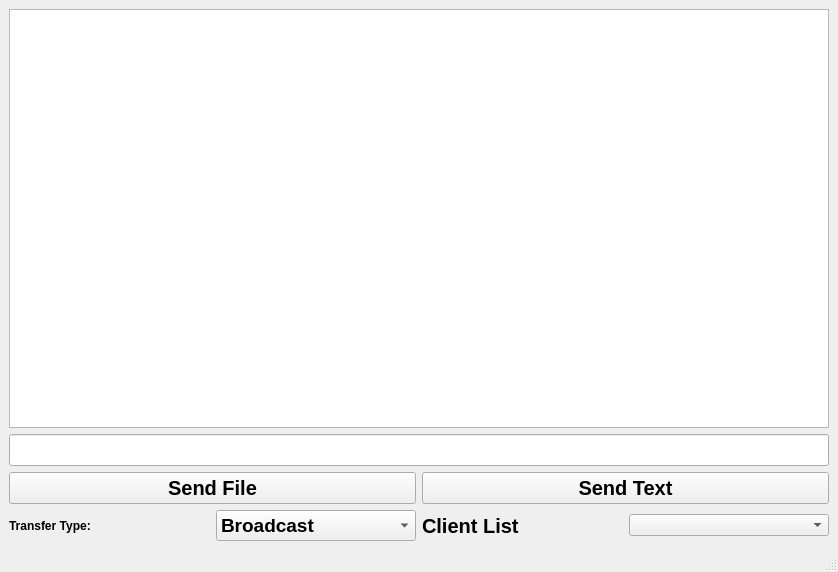
<?xml version="1.0" encoding="UTF-8"?>
<ui version="4.0">
 <class>MainWindow</class>
 <widget class="QMainWindow" name="MainWindow">
  <property name="geometry">
   <rect>
    <x>0</x>
    <y>0</y>
    <width>838</width>
    <height>572</height>
   </rect>
  </property>
  <property name="font">
   <font>
    <bold>true</bold>
   </font>
  </property>
  <property name="windowTitle">
   <string>MainWindow</string>
  </property>
  <widget class="QWidget" name="centralwidget">
   <layout class="QGridLayout" name="gridLayout_2">
    <item row="0" column="0">
     <widget class="QTextEdit" name="textEdit_Messages">
      <property name="font">
       <font>
        <pointsize>15</pointsize>
        <bold>true</bold>
       </font>
      </property>
     </widget>
    </item>
    <item row="1" column="0">
     <widget class="QLineEdit" name="lineEdit_Message">
      <property name="font">
       <font>
        <pointsize>15</pointsize>
        <bold>true</bold>
       </font>
      </property>
     </widget>
    </item>
    <item row="2" column="0">
     <layout class="QGridLayout" name="gridLayout">
      <item row="0" column="0">
       <widget class="QPushButton" name="pushButton_Send_File">
        <property name="font">
         <font>
          <pointsize>15</pointsize>
          <bold>true</bold>
         </font>
        </property>
        <property name="text">
         <string>Send File</string>
        </property>
       </widget>
      </item>
      <item row="0" column="1">
       <widget class="QPushButton" name="pushButton_Send_Text">
        <property name="font">
         <font>
          <pointsize>15</pointsize>
          <bold>true</bold>
         </font>
        </property>
        <property name="text">
         <string>Send Text</string>
        </property>
       </widget>
      </item>
     </layout>
    </item>
    <item row="3" column="0">
     <layout class="QHBoxLayout" name="horizontalLayout">
      <item>
       <widget class="QLabel" name="label">
        <property name="text">
         <string>Transfer Type: </string>
        </property>
       </widget>
      </item>
      <item>
       <widget class="QComboBox" name="comboBox_Transfer_Type">
        <property name="font">
         <font>
          <pointsize>14</pointsize>
          <bold>true</bold>
         </font>
        </property>
        <item>
         <property name="text">
          <string>Broadcast</string>
         </property>
        </item>
        <item>
         <property name="text">
          <string>receiver</string>
         </property>
        </item>
       </widget>
      </item>
      <item>
       <widget class="QLabel" name="label_2">
        <property name="font">
         <font>
          <pointsize>15</pointsize>
          <bold>true</bold>
         </font>
        </property>
        <property name="text">
         <string>Client List</string>
        </property>
       </widget>
      </item>
      <item>
       <widget class="QComboBox" name="comboBox_Client_List"/>
      </item>
     </layout>
    </item>
   </layout>
  </widget>
  <widget class="QMenuBar" name="menubar">
   <property name="geometry">
    <rect>
     <x>0</x>
     <y>0</y>
     <width>838</width>
     <height>25</height>
    </rect>
   </property>
  </widget>
  <widget class="QStatusBar" name="statusbar"/>
 </widget>
 <resources/>
 <connections/>
</ui>
